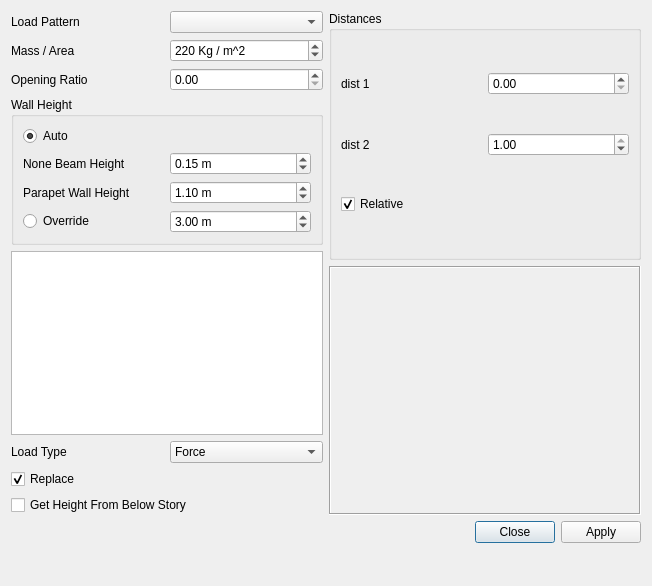
<?xml version="1.0" encoding="UTF-8"?>
<ui version="4.0">
 <class>Dialog</class>
 <widget class="QDialog" name="Dialog">
  <property name="geometry">
   <rect>
    <x>0</x>
    <y>0</y>
    <width>652</width>
    <height>586</height>
   </rect>
  </property>
  <property name="windowTitle">
   <string>Assign Wall Loads on Frames</string>
  </property>
  <property name="windowIcon">
   <iconset resource="../../resource.qrc">
    <normaloff>:/cfactor/images/wall.svg</normaloff>:/cfactor/images/wall.svg</iconset>
  </property>
  <layout class="QVBoxLayout" name="verticalLayout_2">
   <item>
    <layout class="QHBoxLayout" name="horizontalLayout">
     <item>
      <layout class="QGridLayout" name="gridLayout_2">
       <item row="1" column="0">
        <widget class="QLabel" name="label_2">
         <property name="text">
          <string>Mass / Area</string>
         </property>
        </widget>
       </item>
       <item row="7" column="0" colspan="2">
        <widget class="QListWidget" name="stories">
         <property name="selectionMode">
          <enum>QAbstractItemView::MultiSelection</enum>
         </property>
        </widget>
       </item>
       <item row="0" column="1">
        <widget class="QComboBox" name="loadpat"/>
       </item>
       <item row="1" column="1">
        <widget class="QSpinBox" name="mass">
         <property name="suffix">
          <string> Kg / m^2</string>
         </property>
         <property name="minimum">
          <number>1</number>
         </property>
         <property name="maximum">
          <number>10000</number>
         </property>
         <property name="singleStep">
          <number>10</number>
         </property>
         <property name="value">
          <number>220</number>
         </property>
        </widget>
       </item>
       <item row="0" column="0">
        <widget class="QLabel" name="label">
         <property name="text">
          <string>Load Pattern</string>
         </property>
        </widget>
       </item>
       <item row="8" column="0">
        <widget class="QLabel" name="label_5">
         <property name="text">
          <string>Load Type</string>
         </property>
        </widget>
       </item>
       <item row="8" column="1">
        <widget class="QComboBox" name="load_type">
         <item>
          <property name="text">
           <string>Force</string>
          </property>
         </item>
         <item>
          <property name="text">
           <string>Moment</string>
          </property>
         </item>
        </widget>
       </item>
       <item row="4" column="0" colspan="2">
        <widget class="QGroupBox" name="groupBox">
         <property name="title">
          <string>Wall Height</string>
         </property>
         <layout class="QGridLayout" name="gridLayout_3">
          <item row="4" column="1">
           <widget class="QDoubleSpinBox" name="height">
            <property name="prefix">
             <string/>
            </property>
            <property name="suffix">
             <string> m</string>
            </property>
            <property name="minimum">
             <double>0.100000000000000</double>
            </property>
            <property name="maximum">
             <double>20.000000000000000</double>
            </property>
            <property name="singleStep">
             <double>0.100000000000000</double>
            </property>
            <property name="value">
             <double>3.000000000000000</double>
            </property>
           </widget>
          </item>
          <item row="4" column="0">
           <widget class="QRadioButton" name="override_height">
            <property name="text">
             <string>Override</string>
            </property>
            <property name="checked">
             <bool>false</bool>
            </property>
           </widget>
          </item>
          <item row="1" column="0">
           <widget class="QLabel" name="label_6">
            <property name="text">
             <string>None Beam Height</string>
            </property>
           </widget>
          </item>
          <item row="2" column="0">
           <widget class="QLabel" name="label_8">
            <property name="text">
             <string>Parapet Wall Height</string>
            </property>
           </widget>
          </item>
          <item row="2" column="1">
           <widget class="QDoubleSpinBox" name="parapet_wall_height">
            <property name="prefix">
             <string/>
            </property>
            <property name="suffix">
             <string> m</string>
            </property>
            <property name="minimum">
             <double>0.000000000000000</double>
            </property>
            <property name="maximum">
             <double>5.000000000000000</double>
            </property>
            <property name="singleStep">
             <double>0.100000000000000</double>
            </property>
            <property name="value">
             <double>1.100000000000000</double>
            </property>
           </widget>
          </item>
          <item row="0" column="0">
           <widget class="QRadioButton" name="auto_height">
            <property name="text">
             <string>Auto</string>
            </property>
            <property name="checked">
             <bool>true</bool>
            </property>
           </widget>
          </item>
          <item row="1" column="1">
           <widget class="QDoubleSpinBox" name="none_beam_h">
            <property name="prefix">
             <string/>
            </property>
            <property name="suffix">
             <string> m</string>
            </property>
            <property name="minimum">
             <double>0.000000000000000</double>
            </property>
            <property name="maximum">
             <double>1.000000000000000</double>
            </property>
            <property name="singleStep">
             <double>0.100000000000000</double>
            </property>
            <property name="value">
             <double>0.150000000000000</double>
            </property>
           </widget>
          </item>
         </layout>
        </widget>
       </item>
       <item row="9" column="0" colspan="2">
        <widget class="QCheckBox" name="replace">
         <property name="text">
          <string>Replace</string>
         </property>
         <property name="checked">
          <bool>true</bool>
         </property>
        </widget>
       </item>
       <item row="10" column="0" colspan="2">
        <widget class="QCheckBox" name="height_from_below">
         <property name="text">
          <string>Get Height From Below Story</string>
         </property>
         <property name="checked">
          <bool>false</bool>
         </property>
        </widget>
       </item>
       <item row="3" column="1">
        <widget class="QDoubleSpinBox" name="opening_ratio">
         <property name="maximum">
          <double>1.000000000000000</double>
         </property>
         <property name="singleStep">
          <double>0.100000000000000</double>
         </property>
        </widget>
       </item>
       <item row="3" column="0">
        <widget class="QLabel" name="label_9">
         <property name="text">
          <string>Opening Ratio</string>
         </property>
        </widget>
       </item>
      </layout>
     </item>
     <item>
      <layout class="QVBoxLayout" name="verticalLayout">
       <item>
        <widget class="QGroupBox" name="groupBox_2">
         <property name="title">
          <string>Distances</string>
         </property>
         <layout class="QGridLayout" name="gridLayout">
          <item row="0" column="0">
           <widget class="QLabel" name="label_3">
            <property name="text">
             <string>dist 1</string>
            </property>
           </widget>
          </item>
          <item row="0" column="1">
           <widget class="QDoubleSpinBox" name="dist1">
            <property name="maximum">
             <double>1.000000000000000</double>
            </property>
           </widget>
          </item>
          <item row="1" column="0">
           <widget class="QLabel" name="label_4">
            <property name="text">
             <string>dist 2</string>
            </property>
           </widget>
          </item>
          <item row="1" column="1">
           <widget class="QDoubleSpinBox" name="dist2">
            <property name="maximum">
             <double>1.000000000000000</double>
            </property>
            <property name="value">
             <double>1.000000000000000</double>
            </property>
           </widget>
          </item>
          <item row="2" column="0">
           <widget class="QCheckBox" name="relative">
            <property name="text">
             <string>Relative</string>
            </property>
            <property name="checked">
             <bool>true</bool>
            </property>
           </widget>
          </item>
         </layout>
        </widget>
       </item>
       <item>
        <widget class="QLabel" name="label_7">
         <property name="maximumSize">
          <size>
           <width>400</width>
           <height>400</height>
          </size>
         </property>
         <property name="frameShape">
          <enum>QFrame::Box</enum>
         </property>
         <property name="frameShadow">
          <enum>QFrame::Sunken</enum>
         </property>
         <property name="text">
          <string/>
         </property>
         <property name="pixmap">
          <pixmap resource="../../resource.qrc">:/cfactor/images/wall_load.svg</pixmap>
         </property>
         <property name="scaledContents">
          <bool>true</bool>
         </property>
        </widget>
       </item>
      </layout>
     </item>
    </layout>
   </item>
   <item>
    <widget class="QDialogButtonBox" name="buttonBox">
     <property name="orientation">
      <enum>Qt::Horizontal</enum>
     </property>
     <property name="standardButtons">
      <set>QDialogButtonBox::Apply|QDialogButtonBox::Close</set>
     </property>
     <property name="centerButtons">
      <bool>false</bool>
     </property>
    </widget>
   </item>
   <item>
    <spacer name="verticalSpacer">
     <property name="orientation">
      <enum>Qt::Vertical</enum>
     </property>
     <property name="sizeHint" stdset="0">
      <size>
       <width>20</width>
       <height>40</height>
      </size>
     </property>
    </spacer>
   </item>
  </layout>
 </widget>
 <resources>
  <include location="../../resource.qrc"/>
 </resources>
 <connections>
  <connection>
   <sender>buttonBox</sender>
   <signal>accepted()</signal>
   <receiver>Dialog</receiver>
   <slot>accept()</slot>
   <hints>
    <hint type="sourcelabel">
     <x>248</x>
     <y>254</y>
    </hint>
    <hint type="destinationlabel">
     <x>157</x>
     <y>274</y>
    </hint>
   </hints>
  </connection>
  <connection>
   <sender>buttonBox</sender>
   <signal>rejected()</signal>
   <receiver>Dialog</receiver>
   <slot>reject()</slot>
   <hints>
    <hint type="sourcelabel">
     <x>316</x>
     <y>260</y>
    </hint>
    <hint type="destinationlabel">
     <x>286</x>
     <y>274</y>
    </hint>
   </hints>
  </connection>
 </connections>
</ui>
